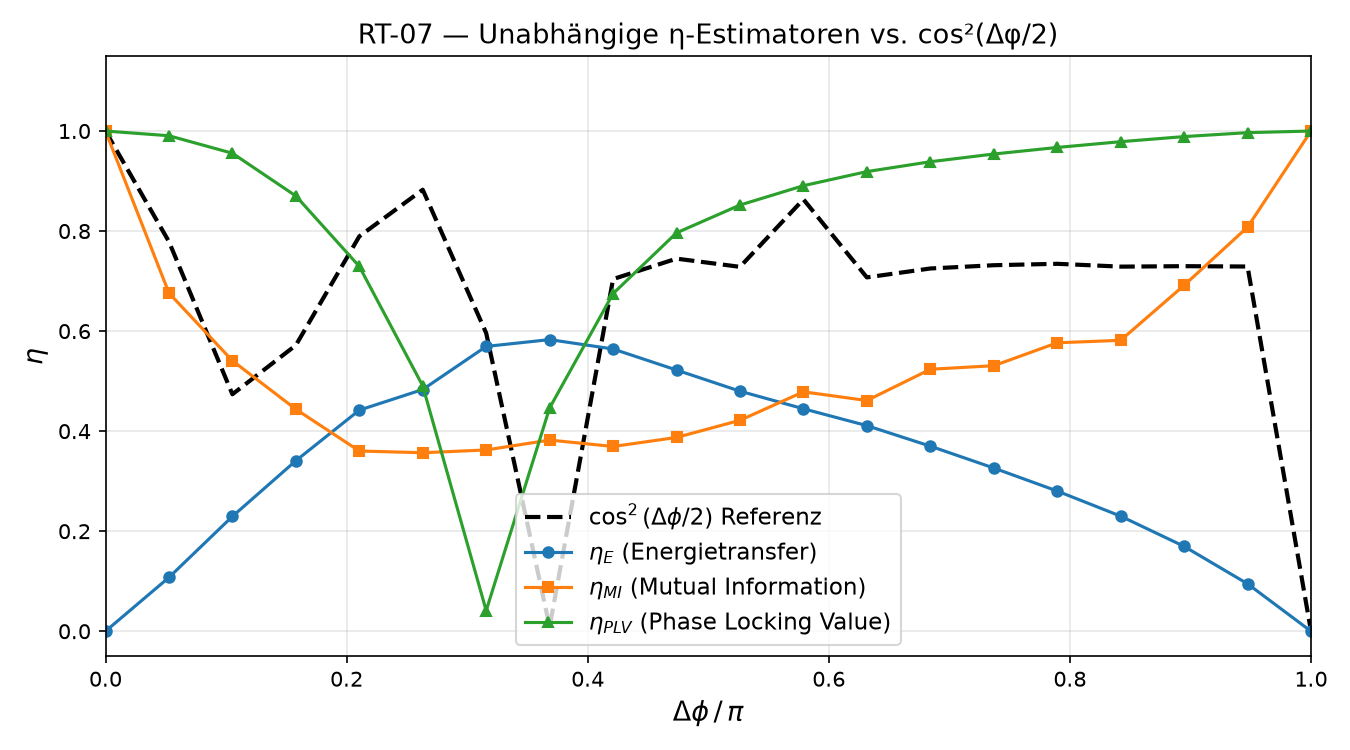

Recreate this plot in Python.
"""
RT-07 — Unabhängige η-Estimatoren: Vergleichsanalyse

Dieses Skript ruft scan_phase_coupling() über Δφ ∈ [0, π] in 20 Schritten
auf, berechnet pro Δφ-Wert alle drei unabhängigen compute_eta_independent()-
Estimatoren und gibt eine Vergleichstabelle aus.

Falsifizierungskriterium:
  - Alle drei Estimatoren < 5 % mittlere Abweichung von cos²(Δφ/2):
      → ε = η empirisch durch drei unabhängige Methoden gestärkt.
  - Systematische Abweichung eines Estimators:
      → Abweichungsmuster dokumentiert, Hypothese ε = η zur Revision vorgemerkt.

Ausgabe:
  - Tabelle auf stdout
  - Plot: rt07_estimator_vergleich.png im selben Verzeichnis
"""

import sys
import os
import numpy as np
import matplotlib
matplotlib.use("Agg")
import matplotlib.pyplot as plt

# Pfad zur core-Bibliothek
sys.path.insert(0, os.path.join(os.path.dirname(__file__), "..", "core"))
from coupled_flrw import coupled_flrw_sim, compute_eta_independent

N_STEPS = 20
THRESHOLD = 0.05  # 5 % Falsifizierungsschwelle

delta_phi_values = np.linspace(0, np.pi, N_STEPS)

eta_energy_list = []
eta_mi_list = []
eta_plv_list = []
eta_cos2_list = []

print("RT-07 — Unabhängige η-Estimatoren")
print("=" * 78)
print(f"{'Δφ':>8} {'η_E':>10} {'η_MI':>10} {'η_PLV':>10} "
      f"{'η_cos²':>10} {'|ΔE|':>8} {'|ΔMI|':>8} {'|ΔPLV|':>8}")
print("-" * 78)

for dphi in delta_phi_values:
    sol, results = coupled_flrw_sim(delta_phi_0=dphi)
    est = compute_eta_independent(sol, results)

    e_e = est["eta_energy"]
    e_mi = est["eta_mi"]
    e_plv = est["eta_plv"]
    e_ref = est["eta_cos2_ref"]

    d_e = abs(e_e - e_ref) if np.isfinite(e_e) and np.isfinite(e_ref) else float("nan")
    d_mi = abs(e_mi - e_ref) if np.isfinite(e_mi) and np.isfinite(e_ref) else float("nan")
    d_plv = abs(e_plv - e_ref) if np.isfinite(e_plv) and np.isfinite(e_ref) else float("nan")

    eta_energy_list.append(e_e)
    eta_mi_list.append(e_mi)
    eta_plv_list.append(e_plv)
    eta_cos2_list.append(e_ref)

    print(f"{dphi:8.4f} {e_e:10.4f} {e_mi:10.4f} {e_plv:10.4f} "
          f"{e_ref:10.4f} {d_e:8.4f} {d_mi:8.4f} {d_plv:8.4f}")

print("=" * 78)

eta_energy_arr = np.array(eta_energy_list)
eta_mi_arr = np.array(eta_mi_list)
eta_plv_arr = np.array(eta_plv_list)
eta_cos2_arr = np.array(eta_cos2_list)

mean_dev_e = float(np.nanmean(np.abs(eta_energy_arr - eta_cos2_arr)))
mean_dev_mi = float(np.nanmean(np.abs(eta_mi_arr - eta_cos2_arr)))
mean_dev_plv = float(np.nanmean(np.abs(eta_plv_arr - eta_cos2_arr)))

print(f"\nMittlere Abweichungen von cos²(Δφ/2):")
print(f"  η_E  (Energietransfer):     {mean_dev_e:.4f}  "
      f"({'< 5 %' if mean_dev_e < THRESHOLD else '≥ 5 %'})")
print(f"  η_MI (Mutual Information):  {mean_dev_mi:.4f}  "
      f"({'< 5 %' if mean_dev_mi < THRESHOLD else '≥ 5 %'})")
print(f"  η_PLV (Phase Locking):      {mean_dev_plv:.4f}  "
      f"({'< 5 %' if mean_dev_plv < THRESHOLD else '≥ 5 %'})")

all_pass = mean_dev_e < THRESHOLD and mean_dev_mi < THRESHOLD and mean_dev_plv < THRESHOLD
any_fail = mean_dev_e >= THRESHOLD or mean_dev_mi >= THRESHOLD or mean_dev_plv >= THRESHOLD

print()
if all_pass:
    print("✅ ERGEBNIS: Alle drei Estimatoren approximieren cos²(Δφ/2) auf < 5 %.")
    print("   ε = η empirisch durch drei unabhängige Methoden gestärkt.")
    print("   K-2 (Tautologie-Kritik des Pearson-Estimators) als behoben anzusehen.")
elif any_fail:
    devs = {
        "η_E": mean_dev_e,
        "η_MI": mean_dev_mi,
        "η_PLV": mean_dev_plv,
    }
    failing = [k for k, v in devs.items() if v >= THRESHOLD]
    print(f"⚠️  WARNUNG: Folgende Estimatoren weichen ≥ 5 % ab: {', '.join(failing)}")
    print("   Abweichungsmuster zu analysieren; Hypothese ε = η zur Revision vormerken.")
    if len(failing) >= 2:
        print("   KRITISCH: Mehrere Estimatoren weichen ab — ε = η muss neu bewertet werden.")

# --- Plot ---
fig, ax = plt.subplots(figsize=(9, 5))
x = delta_phi_values / np.pi

ax.plot(x, eta_cos2_arr, "k--", lw=2, label=r"$\cos^2(\Delta\phi/2)$ Referenz")
ax.plot(x, eta_energy_arr, "o-", color="tab:blue", ms=5,
        label=r"$\eta_E$ (Energietransfer)")
ax.plot(x, eta_mi_arr, "s-", color="tab:orange", ms=5,
        label=r"$\eta_{MI}$ (Mutual Information)")
ax.plot(x, eta_plv_arr, "^-", color="tab:green", ms=5,
        label=r"$\eta_{PLV}$ (Phase Locking Value)")

ax.set_xlabel(r"$\Delta\phi\,/\,\pi$", fontsize=13)
ax.set_ylabel(r"$\eta$", fontsize=13)
ax.set_title("RT-07 — Unabhängige η-Estimatoren vs. cos²(Δφ/2)", fontsize=13)
ax.legend(fontsize=11)
ax.set_xlim(0, 1)
ax.set_ylim(-0.05, 1.15)
ax.grid(True, alpha=0.3)

out_path = os.path.join(os.path.dirname(__file__), "rt07_estimator_vergleich.png")
fig.tight_layout()
fig.savefig(out_path, dpi=150)
plt.close(fig)
print(f"\nPlot gespeichert: {out_path}")
